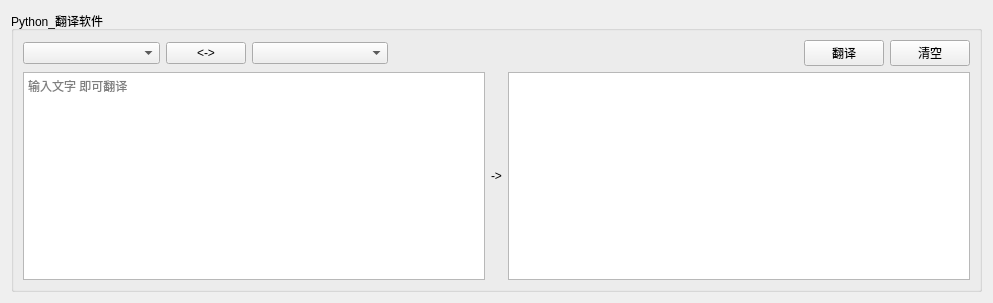
<?xml version="1.0" encoding="UTF-8"?>
<ui version="4.0">
 <class>Form</class>
 <widget class="QWidget" name="Form">
  <property name="geometry">
   <rect>
    <x>0</x>
    <y>0</y>
    <width>993</width>
    <height>303</height>
   </rect>
  </property>
  <property name="sizePolicy">
   <sizepolicy hsizetype="Fixed" vsizetype="Preferred">
    <horstretch>0</horstretch>
    <verstretch>0</verstretch>
   </sizepolicy>
  </property>
  <property name="windowTitle">
   <string>Form</string>
  </property>
  <layout class="QVBoxLayout" name="verticalLayout_2">
   <item>
    <widget class="QGroupBox" name="groupBox">
     <property name="title">
      <string>Python_翻译软件</string>
     </property>
     <layout class="QVBoxLayout" name="verticalLayout">
      <item>
       <layout class="QHBoxLayout" name="horizontalLayout" stretch="1,0,1,3,0,0">
        <item>
         <widget class="QComboBox" name="comboBox_1"/>
        </item>
        <item>
         <widget class="QPushButton" name="Button_switch">
          <property name="sizePolicy">
           <sizepolicy hsizetype="Fixed" vsizetype="Fixed">
            <horstretch>0</horstretch>
            <verstretch>0</verstretch>
           </sizepolicy>
          </property>
          <property name="text">
           <string>&lt;-&gt;</string>
          </property>
         </widget>
        </item>
        <item>
         <widget class="QComboBox" name="comboBox_2"/>
        </item>
        <item>
         <spacer name="horizontalSpacer">
          <property name="orientation">
           <enum>Qt::Horizontal</enum>
          </property>
          <property name="sizeHint" stdset="0">
           <size>
            <width>13</width>
            <height>20</height>
           </size>
          </property>
         </spacer>
        </item>
        <item>
         <widget class="QPushButton" name="Button_translator">
          <property name="text">
           <string>翻译</string>
          </property>
         </widget>
        </item>
        <item>
         <widget class="QPushButton" name="Button_clear">
          <property name="text">
           <string>清空</string>
          </property>
         </widget>
        </item>
       </layout>
      </item>
      <item>
       <layout class="QHBoxLayout" name="horizontalLayout_2">
        <item>
         <widget class="QPlainTextEdit" name="Edit_1">
          <property name="placeholderText">
           <string>输入文字 即可翻译</string>
          </property>
         </widget>
        </item>
        <item>
         <widget class="QLabel" name="label">
          <property name="text">
           <string>-&gt;</string>
          </property>
         </widget>
        </item>
        <item>
         <widget class="QPlainTextEdit" name="Edit_2">
          <property name="readOnly">
           <bool>true</bool>
          </property>
         </widget>
        </item>
       </layout>
      </item>
     </layout>
    </widget>
   </item>
  </layout>
 </widget>
 <resources/>
 <connections/>
</ui>
